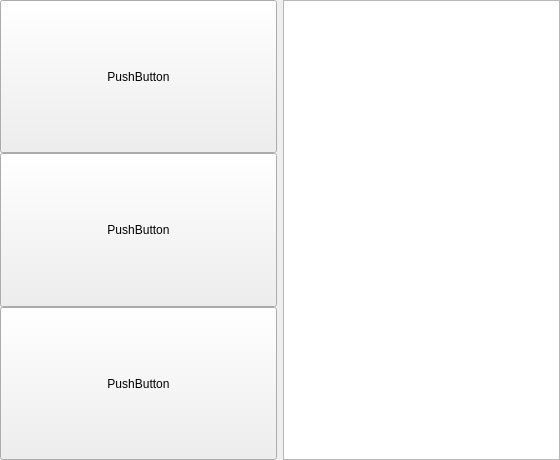
<?xml version="1.0" encoding="UTF-8"?>
<ui version="4.0">
 <class>about_Widget</class>
 <widget class="QMainWindow" name="about_Widget">
  <property name="geometry">
   <rect>
    <x>0</x>
    <y>0</y>
    <width>560</width>
    <height>460</height>
   </rect>
  </property>
  <widget class="QWidget" name="centralwidget">
   <layout class="QHBoxLayout" name="horizontalLayout">
    <property name="spacing">
     <number>0</number>
    </property>
    <property name="leftMargin">
     <number>0</number>
    </property>
    <property name="topMargin">
     <number>0</number>
    </property>
    <property name="rightMargin">
     <number>0</number>
    </property>
    <property name="bottomMargin">
     <number>0</number>
    </property>
    <item>
     <widget class="QWidget" name="widget" native="true">
      <layout class="QHBoxLayout" name="horizontalLayout_2">
       <property name="leftMargin">
        <number>0</number>
       </property>
       <property name="topMargin">
        <number>0</number>
       </property>
       <property name="rightMargin">
        <number>0</number>
       </property>
       <property name="bottomMargin">
        <number>0</number>
       </property>
       <item>
        <widget class="QWidget" name="widget_2" native="true">
         <layout class="QVBoxLayout" name="verticalLayout">
          <property name="spacing">
           <number>0</number>
          </property>
          <property name="leftMargin">
           <number>0</number>
          </property>
          <property name="topMargin">
           <number>0</number>
          </property>
          <property name="rightMargin">
           <number>0</number>
          </property>
          <property name="bottomMargin">
           <number>0</number>
          </property>
          <item>
           <widget class="QPushButton" name="pushButton">
            <property name="sizePolicy">
             <sizepolicy hsizetype="Minimum" vsizetype="Preferred">
              <horstretch>0</horstretch>
              <verstretch>0</verstretch>
             </sizepolicy>
            </property>
            <property name="text">
             <string>PushButton</string>
            </property>
           </widget>
          </item>
          <item>
           <widget class="QPushButton" name="pushButton_2">
            <property name="sizePolicy">
             <sizepolicy hsizetype="Minimum" vsizetype="Preferred">
              <horstretch>0</horstretch>
              <verstretch>0</verstretch>
             </sizepolicy>
            </property>
            <property name="text">
             <string>PushButton</string>
            </property>
           </widget>
          </item>
          <item>
           <widget class="QPushButton" name="pushButton_3">
            <property name="sizePolicy">
             <sizepolicy hsizetype="Minimum" vsizetype="Preferred">
              <horstretch>0</horstretch>
              <verstretch>0</verstretch>
             </sizepolicy>
            </property>
            <property name="text">
             <string>PushButton</string>
            </property>
           </widget>
          </item>
         </layout>
        </widget>
       </item>
       <item>
        <widget class="QTextEdit" name="textEdit">
         <property name="sizePolicy">
          <sizepolicy hsizetype="Preferred" vsizetype="Preferred">
           <horstretch>0</horstretch>
           <verstretch>0</verstretch>
          </sizepolicy>
         </property>
        </widget>
       </item>
      </layout>
     </widget>
    </item>
   </layout>
  </widget>
 </widget>
 <resources/>
 <connections/>
</ui>
